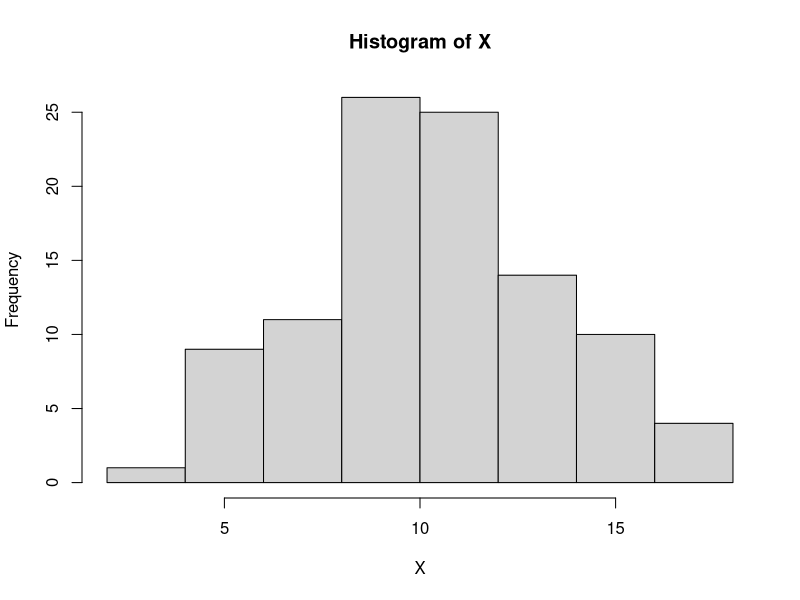

This chart was generated by the following R code:
## ---- chunk 1
knitr::opts_chunk$set(echo = TRUE)
## ---- chunk 2
#R code to produce a plot, which will show in the doc
#alternatively, past the figure into the document
X <- rnorm(100,10,3)
hist(X)
